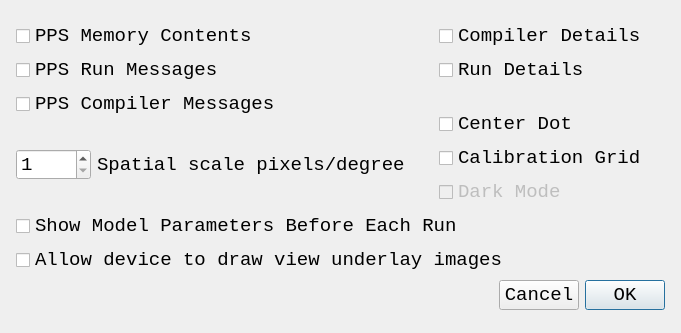
<?xml version="1.0" encoding="UTF-8"?>
<ui version="4.0">
 <class>DialogDisplayControls</class>
 <widget class="QDialog" name="DialogDisplayControls">
  <property name="geometry">
   <rect>
    <x>0</x>
    <y>0</y>
    <width>681</width>
    <height>333</height>
   </rect>
  </property>
  <property name="minimumSize">
   <size>
    <width>554</width>
    <height>278</height>
   </size>
  </property>
  <property name="maximumSize">
   <size>
    <width>3000</width>
    <height>3000</height>
   </size>
  </property>
  <property name="font">
   <font>
    <family>Consolas</family>
    <pointsize>14</pointsize>
   </font>
  </property>
  <property name="windowTitle">
   <string>Display Controls</string>
  </property>
  <layout class="QGridLayout" name="gridLayout">
   <item row="0" column="0">
    <layout class="QVBoxLayout" name="verticalLayout_3">
     <property name="leftMargin">
      <number>5</number>
     </property>
     <property name="topMargin">
      <number>5</number>
     </property>
     <property name="rightMargin">
      <number>5</number>
     </property>
     <property name="bottomMargin">
      <number>5</number>
     </property>
     <item>
      <layout class="QHBoxLayout" name="horizontalLayout_3">
       <item>
        <layout class="QVBoxLayout" name="verticalLayout">
         <property name="leftMargin">
          <number>0</number>
         </property>
         <item>
          <widget class="QCheckBox" name="checkBoxPPSMemoryContents">
           <property name="font">
            <font>
             <family>Consolas</family>
             <pointsize>14</pointsize>
            </font>
           </property>
           <property name="text">
            <string>PPS Memory Contents</string>
           </property>
          </widget>
         </item>
         <item>
          <widget class="QCheckBox" name="checkBoxPPSRunMessages">
           <property name="font">
            <font>
             <family>Consolas</family>
             <pointsize>14</pointsize>
            </font>
           </property>
           <property name="text">
            <string>PPS Run Messages</string>
           </property>
          </widget>
         </item>
         <item>
          <widget class="QCheckBox" name="checkBoxPPSCompilerMessages">
           <property name="font">
            <font>
             <family>Consolas</family>
             <pointsize>14</pointsize>
            </font>
           </property>
           <property name="text">
            <string>PPS Compiler Messages</string>
           </property>
          </widget>
         </item>
         <item>
          <layout class="QHBoxLayout" name="horizontalLayout">
           <item>
            <widget class="QSpinBox" name="spinBoxSpatialScale">
             <property name="enabled">
              <bool>true</bool>
             </property>
             <property name="minimumSize">
              <size>
               <width>75</width>
               <height>0</height>
              </size>
             </property>
             <property name="font">
              <font>
               <family>Consolas</family>
               <pointsize>14</pointsize>
              </font>
             </property>
             <property name="styleSheet">
              <string notr="true"/>
             </property>
             <property name="suffix">
              <string/>
             </property>
             <property name="minimum">
              <number>1</number>
             </property>
             <property name="maximum">
              <number>100</number>
             </property>
             <property name="singleStep">
              <number>5</number>
             </property>
            </widget>
           </item>
           <item>
            <widget class="QLabel" name="label">
             <property name="enabled">
              <bool>true</bool>
             </property>
             <property name="font">
              <font>
               <family>Consolas</family>
               <pointsize>14</pointsize>
              </font>
             </property>
             <property name="text">
              <string>Spatial scale pixels/degree</string>
             </property>
            </widget>
           </item>
          </layout>
         </item>
        </layout>
       </item>
       <item>
        <spacer name="horizontalSpacer_2">
         <property name="font">
          <font>
           <family>Consolas</family>
           <pointsize>14</pointsize>
          </font>
         </property>
         <property name="orientation">
          <enum>Qt::Horizontal</enum>
         </property>
         <property name="sizeType">
          <enum>QSizePolicy::Fixed</enum>
         </property>
         <property name="sizeHint" stdset="0">
          <size>
           <width>28</width>
           <height>17</height>
          </size>
         </property>
        </spacer>
       </item>
       <item>
        <layout class="QVBoxLayout" name="verticalLayout_2">
         <item>
          <widget class="QCheckBox" name="checkBoxCompilerDetails">
           <property name="font">
            <font>
             <family>Consolas</family>
             <pointsize>14</pointsize>
            </font>
           </property>
           <property name="text">
            <string>Compiler Details</string>
           </property>
          </widget>
         </item>
         <item>
          <widget class="QCheckBox" name="checkBoxRunDetails">
           <property name="font">
            <font>
             <family>Consolas</family>
             <pointsize>14</pointsize>
            </font>
           </property>
           <property name="text">
            <string>Run Details</string>
           </property>
          </widget>
         </item>
         <item>
          <spacer name="verticalSpacer">
           <property name="font">
            <font>
             <family>Consolas</family>
             <pointsize>14</pointsize>
            </font>
           </property>
           <property name="orientation">
            <enum>Qt::Vertical</enum>
           </property>
           <property name="sizeType">
            <enum>QSizePolicy::Fixed</enum>
           </property>
           <property name="sizeHint" stdset="0">
            <size>
             <width>20</width>
             <height>20</height>
            </size>
           </property>
          </spacer>
         </item>
         <item>
          <widget class="QCheckBox" name="checkBoxCenterDot">
           <property name="enabled">
            <bool>true</bool>
           </property>
           <property name="font">
            <font>
             <family>Consolas</family>
             <pointsize>14</pointsize>
            </font>
           </property>
           <property name="text">
            <string>Center Dot</string>
           </property>
          </widget>
         </item>
         <item>
          <widget class="QCheckBox" name="checkBoxCalibrationGrid">
           <property name="enabled">
            <bool>true</bool>
           </property>
           <property name="font">
            <font>
             <family>Consolas</family>
             <pointsize>14</pointsize>
            </font>
           </property>
           <property name="text">
            <string>Calibration Grid</string>
           </property>
          </widget>
         </item>
         <item>
          <widget class="QCheckBox" name="checkBoxDarkMode">
           <property name="enabled">
            <bool>false</bool>
           </property>
           <property name="font">
            <font>
             <family>Consolas</family>
             <pointsize>14</pointsize>
            </font>
           </property>
           <property name="text">
            <string>Dark Mode</string>
           </property>
           <property name="checkable">
            <bool>true</bool>
           </property>
          </widget>
         </item>
        </layout>
       </item>
      </layout>
     </item>
     <item>
      <widget class="QCheckBox" name="checkBoxShowModelParameters">
       <property name="font">
        <font>
         <family>Consolas</family>
         <pointsize>14</pointsize>
        </font>
       </property>
       <property name="text">
        <string>Show Model Parameters Before Each Run</string>
       </property>
      </widget>
     </item>
     <item>
      <widget class="QCheckBox" name="checkBoxAllowDeviceImages">
       <property name="font">
        <font>
         <family>Consolas</family>
         <pointsize>14</pointsize>
        </font>
       </property>
       <property name="text">
        <string>Allow device to draw view underlay images</string>
       </property>
      </widget>
     </item>
     <item>
      <layout class="QHBoxLayout" name="horizontalLayout_2">
       <item>
        <spacer name="horizontalSpacer">
         <property name="font">
          <font>
           <family>Consolas</family>
           <pointsize>14</pointsize>
          </font>
         </property>
         <property name="orientation">
          <enum>Qt::Horizontal</enum>
         </property>
         <property name="sizeHint" stdset="0">
          <size>
           <width>308</width>
           <height>20</height>
          </size>
         </property>
        </spacer>
       </item>
       <item>
        <widget class="QPushButton" name="pushButtonCancel">
         <property name="font">
          <font>
           <family>Consolas</family>
           <pointsize>14</pointsize>
          </font>
         </property>
         <property name="text">
          <string>Cancel</string>
         </property>
        </widget>
       </item>
       <item>
        <widget class="QPushButton" name="pushButtonOK">
         <property name="font">
          <font>
           <family>Consolas</family>
           <pointsize>14</pointsize>
          </font>
         </property>
         <property name="text">
          <string>OK</string>
         </property>
         <property name="default">
          <bool>true</bool>
         </property>
        </widget>
       </item>
      </layout>
     </item>
    </layout>
   </item>
  </layout>
 </widget>
 <resources/>
 <connections/>
</ui>
